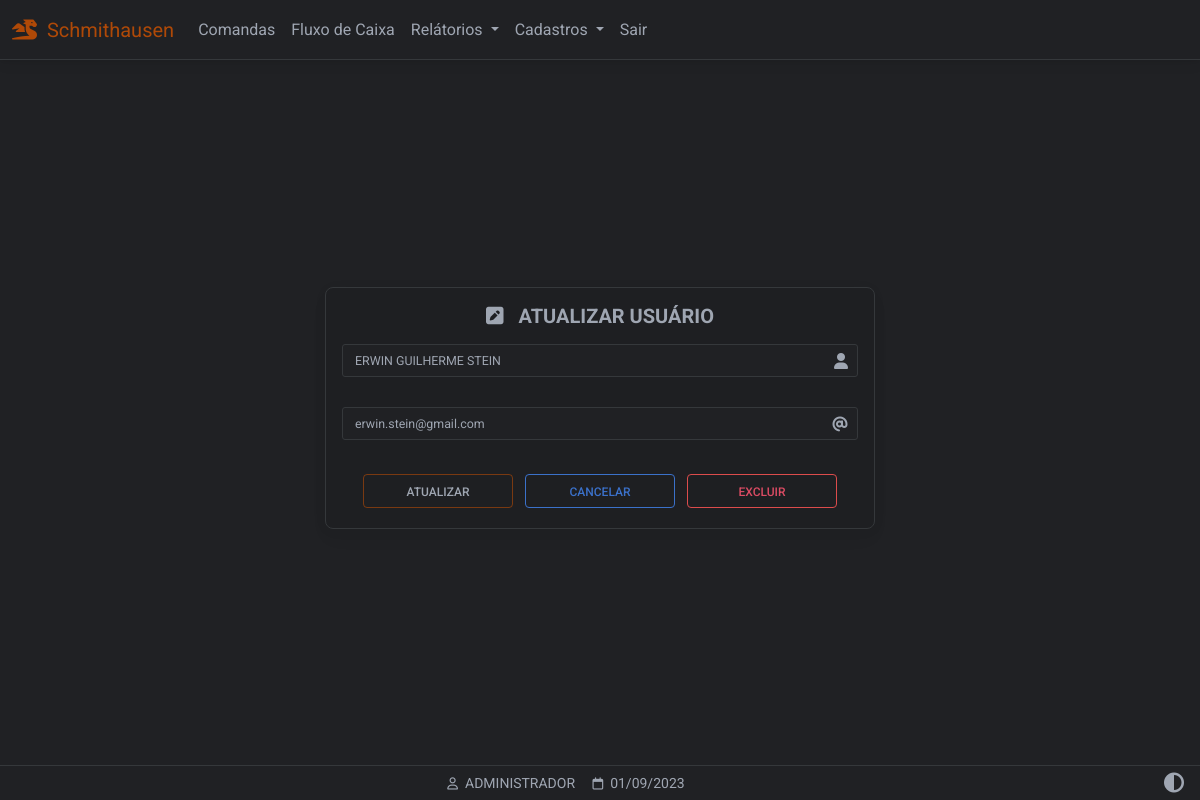
Before: /usuarios_atualizar/2 (signed in) with the older database file.
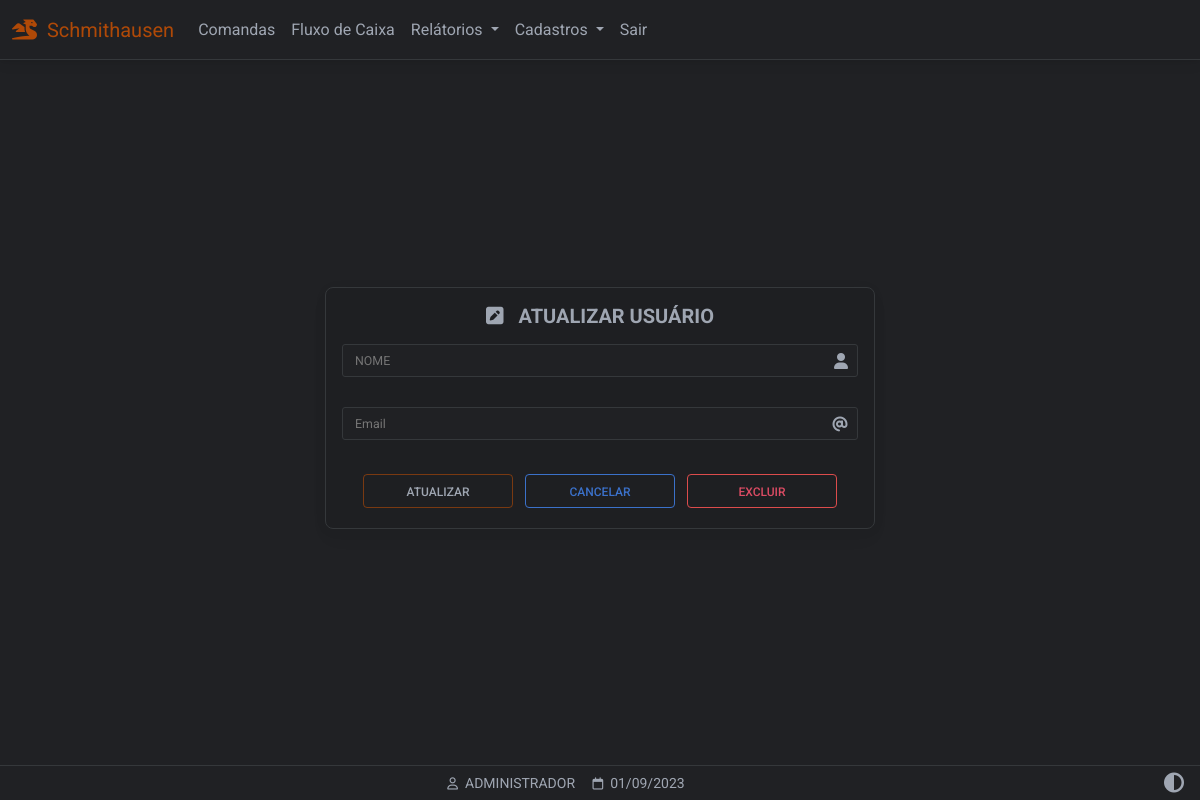
After: the same page with the newer database file.
### website/models.py (models this page shows)
class User(db.Model, UserMixin):
    id = db.Column(db.Integer, primary_key=True)
    email = db.Column(db.String(150), unique=True)
    password = db.Column(db.String(150))
    first_name = db.Column(db.String(150))
    user = db.relationship('Produto',backref='produto')

### website/views.py (the view, shortened to what this page needs)
@views.route('/usuarios_atualizar/<int:id>', methods=['GET','POST'])
@login_required
def atualizarUsuarios(id):
    form = CadastroUsuario()
    get_users = User.query.get(id)
    if request.method == 'GET':
        if id != 1:
            return render_template('usuarios_atualizar.html',
                user=current_user,
                data=data,
                form=form,
                u=get_users
                )
        else:
            flash('NÃO PODE SER EDITADO!')
            return redirect(url_for('views.usuarios'))

### website/forms.py
class CadastroUsuario(FlaskForm):
	nome = StringField(
		'Nome',
		validators= [
		DataRequired(message=("Este campo é obrigatório!")),
		Length(min=4, message=("Pelo menos 4 caracteres!"))
		])
	email = EmailField(
		'Email',
		validators = [
		DataRequired(message=('Este campo é obrigatório!')),
		Email(message=('Digite um email válido!')),
		])
	senha = StringField(
		'Senha',
		widget=PasswordInput(hide_value=False),
		validators = [
		DataRequired(message=('Este campo é obrigatório!')),
		Length(min=6, message=('Pelo menos 6 caracteres!')),
		EqualTo('confirmar', message=("Senhas não conferem!"))
		])
	confirmar = StringField(
		'Senha (Confirmar)',
		widget=PasswordInput(hide_value=False),
		validators = [
		DataRequired(message=('Este campo é obrigatório!')),
		Length(min=6, message=('Pelo menos 6 caracteres!'))
		])

### website/templates/usuarios_atualizar.html (shortened to what this page needs)
{% extends "base.html" %}
{% block content %}
{% set nome = u.first_name %}
{% set email = u.email %}
{% set senha = u.password %}
<div class="pt-5 container-fluid background-container-form d-flex align-items-center justify-content-center"
  style="min-height: 100dvh;">
  <form method="POST" class="form-border form-outline form-white card myTheme-900 mt-5 mb-5 p-3 larg-max-form"
    action="/usuarios_atualizar/{{ u.id }}" novalidate>
    <h3 align="center" class="fw-bold mb-1 text-uppercase  mb-3 h5">
      <i class="fa-solid fa-square-pen"></i>&nbsp;&nbsp;&nbsp;ATUALIZAR USUÁRIO
    </h3>
    <div class="form-outline">
      {{ form.nome(class='myInputs form-control-sm', placeholder= form.nome.label.text,
      style='text-transform:uppercase',value=nome, autofocus='true') }}
    </div>
    <div class="form-outline">
      {{ form.email(class='myInputs form-control-sm', placeholder=form.email.label.text, value=email) }}
    </div>
    <div class="text-center">
      <input style="width:125px" type="submit" value="ATUALIZAR" class="btn btn-outline-light m-1" />
      <a style="width:125px" href="/usuarios" class="btn btn-outline-primary m-1">CANCELAR</a>
      <a style="width:125px" class="btn btn-outline-danger m-1" data-mdb-toggle="modal"
        data-mdb-target="#confirmmodal">EXCLUIR</a>
    </div>
  </form>
</div>
{% endblock %}
{% block titlefooter %}
<span>
  &nbsp;{{ user.first_name.split()[0] | upper }}
  <span>
    &nbsp;{{ data.strftime('%d/%m/%Y') }}
  </span>
  {% endblock %}

Changed rows visible on the page:
removed User: email "erwin.stein@gmail.com"
Other visible differences:
form field nome: "ERWIN GUILHERME STEIN" → (not shown)
